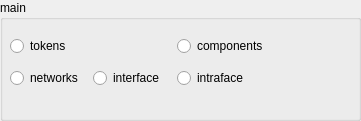
   <widget class="QGroupBox" name="groupMain">
    <property name="geometry">
     <rect>
      <x>0</x>
      <y>20</y>
      <width>361</width>
      <height>121</height>
     </rect>
    </property>
    <property name="title">
     <string>main</string>
    </property>
    <widget class="QWidget" name="layoutWidget">
     <property name="geometry">
      <rect>
       <x>10</x>
       <y>30</y>
       <width>341</width>
       <height>66</height>
      </rect>
     </property>
     <layout class="QGridLayout" name="gridLayout_2">
      <item row="0" column="0">
       <widget class="QRadioButton" name="radioButtonTokens">
        <property name="text">
         <string>tokens</string>
        </property>
       </widget>
      </item>
      <item row="1" column="0">
       <widget class="QRadioButton" name="radioButtonNetworks">
        <property name="text">
         <string>networks</string>
        </property>
       </widget>
      </item>
      <item row="1" column="1">
       <widget class="QRadioButton" name="radioButtonInterfaces">
        <property name="text">
         <string>interface</string>
        </property>
       </widget>
      </item>
      <item row="1" column="2" colspan="2">
       <widget class="QRadioButton" name="radioButtonIntrafaces">
        <property name="text">
         <string>intraface</string>
        </property>
       </widget>
      </item>
      <item row="0" column="2">
       <widget class="QRadioButton" name="radioButtonComponents">
        <property name="text">
         <string>components</string>
        </property>
       </widget>
      </item>
     </layout>
    </widget>
   </widget>
